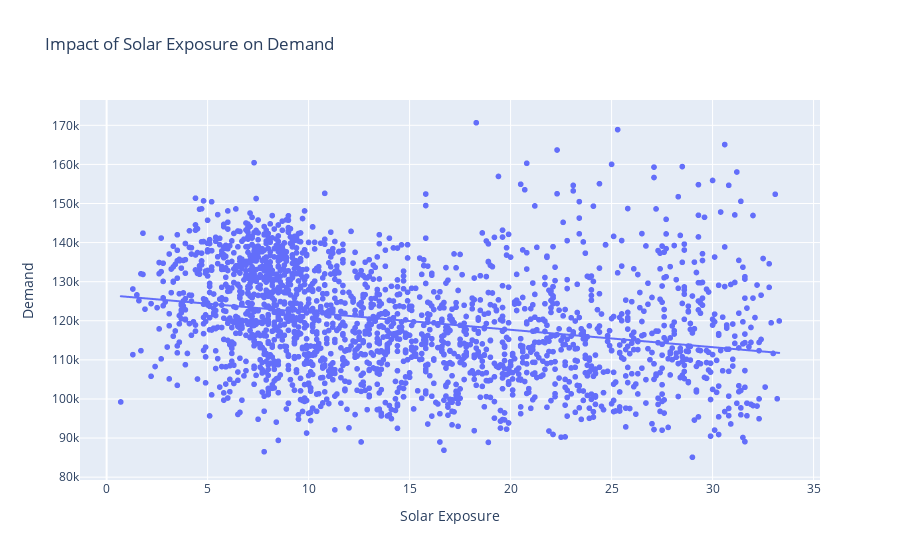

Here is the notebook cell this chart was saved with:
### Markdown cell above
**Solar Exposure on Demand**

### Code cell
fig = px.scatter(df, x='solar_exposure', y='demand', trendline='ols',
                 title='Impact of Solar Exposure on Demand',
                 labels={'solar_exposure': 'Solar Exposure', 'demand': 'Demand'})
fig.show()

### Figure 1 — Plotly figure (JSON) as saved in the notebook; plotly's stock layout.template omitted (floating-point values rounded to 4 significant figures; data arrays with more than 128 entries replaced by an {"elided": "..."} marker saying what was removed)
{"data": [{"hovertemplate": "Solar Exposure=%{x}<br>Demand=%{y}<extra></extra>", "legendgroup": "", "marker": {"color": "#636efa", "symbol": "circle"}, "mode": "markers", "name": "", "showlegend": false, "type": "scattergl", "x": {"elided": "2106 float values"}, "xaxis": "x", "y": {"elided": "2106 float values"}, "yaxis": "y"}, {"hovertemplate": "<b>OLS trendline</b><br>demand = -444.692 * solar_exposure + 126590<br>R<sup>2</sup>=0.066043<br><br>Solar Exposure=%{x}<br>Demand=%{y} <b>(trend)</b><extra></extra>", "legendgroup": "", "marker": {"color": "#636efa", "symbol": "circle"}, "mode": "lines", "name": "", "showlegend": false, "type": "scattergl", "x": {"elided": "2106 float values"}, "xaxis": "x", "y": {"elided": "2106 float values"}, "yaxis": "y"}], "layout": {"autosize": true, "legend": {"tracegroupgap": 0}, "title": {"text": "Impact of Solar Exposure on Demand"}, "xaxis": {"anchor": "y", "autorange": true, "domain": [0, 1], "range": [-1.377, 35.38], "title": {"text": "Solar Exposure"}, "type": "linear"}, "yaxis": {"anchor": "x", "autorange": true, "domain": [0, 1], "range": [78030.0, 177700.0], "title": {"text": "Demand"}, "type": "linear"}}}
